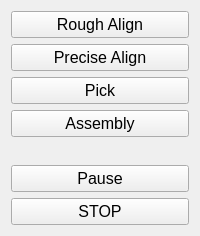
            <widget class="QWidget" name="ManualButtonsPage">
             <property name="styleSheet">
              <string notr="true"/>
             </property>
             <layout class="QVBoxLayout" name="verticalLayout_20">
              <item>
               <widget class="QPushButton" name="RoughAlignButton">
                <property name="sizePolicy">
                 <sizepolicy hsizetype="Minimum" vsizetype="Preferred">
                  <horstretch>0</horstretch>
                  <verstretch>0</verstretch>
                 </sizepolicy>
                </property>
                <property name="maximumSize">
                 <size>
                  <width>16777215</width>
                  <height>90</height>
                 </size>
                </property>
                <property name="font">
                 <font>
                  <pointsize>12</pointsize>
                 </font>
                </property>
                <property name="styleSheet">
                 <string notr="true"/>
                </property>
                <property name="text">
                 <string>Rough Align</string>
                </property>
                <property name="checkable">
                 <bool>true</bool>
                </property>
                <attribute name="buttonGroup">
                 <string notr="true">ManualButtons</string>
                </attribute>
               </widget>
              </item>
              <item>
               <widget class="QPushButton" name="PreciseAlignButton">
                <property name="sizePolicy">
                 <sizepolicy hsizetype="Minimum" vsizetype="Preferred">
                  <horstretch>0</horstretch>
                  <verstretch>0</verstretch>
                 </sizepolicy>
                </property>
                <property name="maximumSize">
                 <size>
                  <width>16777215</width>
                  <height>90</height>
                 </size>
                </property>
                <property name="font">
                 <font>
                  <pointsize>12</pointsize>
                 </font>
                </property>
                <property name="styleSheet">
                 <string notr="true"/>
                </property>
                <property name="text">
                 <string>Precise Align</string>
                </property>
                <property name="checkable">
                 <bool>true</bool>
                </property>
                <attribute name="buttonGroup">
                 <string notr="true">ManualButtons</string>
                </attribute>
               </widget>
              </item>
              <item>
               <widget class="QPushButton" name="PickButton">
                <property name="sizePolicy">
                 <sizepolicy hsizetype="Minimum" vsizetype="Preferred">
                  <horstretch>0</horstretch>
                  <verstretch>0</verstretch>
                 </sizepolicy>
                </property>
                <property name="maximumSize">
                 <size>
                  <width>16777215</width>
                  <height>90</height>
                 </size>
                </property>
                <property name="font">
                 <font>
                  <pointsize>12</pointsize>
                 </font>
                </property>
                <property name="styleSheet">
                 <string notr="true"/>
                </property>
                <property name="text">
                 <string>Pick</string>
                </property>
                <property name="checkable">
                 <bool>true</bool>
                </property>
                <attribute name="buttonGroup">
                 <string notr="true">ManualButtons</string>
                </attribute>
               </widget>
              </item>
              <item>
               <widget class="QPushButton" name="AssemblyButton">
                <property name="sizePolicy">
                 <sizepolicy hsizetype="Minimum" vsizetype="Preferred">
                  <horstretch>0</horstretch>
                  <verstretch>0</verstretch>
                 </sizepolicy>
                </property>
                <property name="maximumSize">
                 <size>
                  <width>16777215</width>
                  <height>90</height>
                 </size>
                </property>
                <property name="font">
                 <font>
                  <pointsize>12</pointsize>
                 </font>
                </property>
                <property name="styleSheet">
                 <string notr="true"/>
                </property>
                <property name="text">
                 <string>Assembly</string>
                </property>
                <property name="checkable">
                 <bool>true</bool>
                </property>
                <attribute name="buttonGroup">
                 <string notr="true">ManualButtons</string>
                </attribute>
               </widget>
              </item>
              <item>
               <layout class="QVBoxLayout" name="verticalLayoutManualButtons">
                <property name="topMargin">
                 <number>22</number>
                </property>
                <item>
                 <widget class="QPushButton" name="ManualPauseButton">
                  <property name="sizePolicy">
                   <sizepolicy hsizetype="Minimum" vsizetype="Preferred">
                    <horstretch>0</horstretch>
                    <verstretch>0</verstretch>
                   </sizepolicy>
                  </property>
                  <property name="maximumSize">
                   <size>
                    <width>16777215</width>
                    <height>90</height>
                   </size>
                  </property>
                  <property name="font">
                   <font>
                    <pointsize>12</pointsize>
                   </font>
                  </property>
                  <property name="styleSheet">
                   <string notr="true"/>
                  </property>
                  <property name="text">
                   <string>Pause</string>
                  </property>
                  <property name="checkable">
                   <bool>true</bool>
                  </property>
                 </widget>
                </item>
                <item>
                 <widget class="QPushButton" name="ManualStopButton">
                  <property name="sizePolicy">
                   <sizepolicy hsizetype="Minimum" vsizetype="Preferred">
                    <horstretch>0</horstretch>
                    <verstretch>0</verstretch>
                   </sizepolicy>
                  </property>
                  <property name="maximumSize">
                   <size>
                    <width>16777215</width>
                    <height>90</height>
                   </size>
                  </property>
                  <property name="font">
                   <font>
                    <pointsize>12</pointsize>
                   </font>
                  </property>
                  <property name="styleSheet">
                   <string notr="true"/>
                  </property>
                  <property name="text">
                   <string>STOP</string>
                  </property>
                  <property name="checkable">
                   <bool>false</bool>
                  </property>
                 </widget>
                </item>
               </layout>
              </item>
             </layout>
            </widget>
